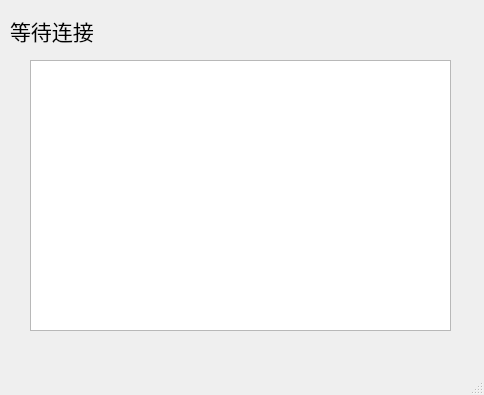
<?xml version="1.0" encoding="UTF-8"?>
<ui version="4.0">
 <class>MainWindow</class>
 <widget class="QMainWindow" name="MainWindow">
  <property name="geometry">
   <rect>
    <x>0</x>
    <y>0</y>
    <width>484</width>
    <height>395</height>
   </rect>
  </property>
  <property name="windowTitle">
   <string>服务器</string>
  </property>
  <widget class="QWidget" name="centralwidget">
   <widget class="QLabel" name="label">
    <property name="geometry">
     <rect>
      <x>10</x>
      <y>10</y>
      <width>161</width>
      <height>41</height>
     </rect>
    </property>
    <property name="font">
     <font>
      <family>Agency FB</family>
      <pointsize>16</pointsize>
      <weight>50</weight>
      <bold>false</bold>
     </font>
    </property>
    <property name="text">
     <string>等待连接</string>
    </property>
   </widget>
   <widget class="QTextEdit" name="textEdit">
    <property name="geometry">
     <rect>
      <x>30</x>
      <y>60</y>
      <width>421</width>
      <height>271</height>
     </rect>
    </property>
   </widget>
  </widget>
  <widget class="QMenuBar" name="menubar">
   <property name="geometry">
    <rect>
     <x>0</x>
     <y>0</y>
     <width>484</width>
     <height>26</height>
    </rect>
   </property>
  </widget>
  <widget class="QStatusBar" name="statusbar"/>
 </widget>
 <resources/>
 <connections/>
</ui>
